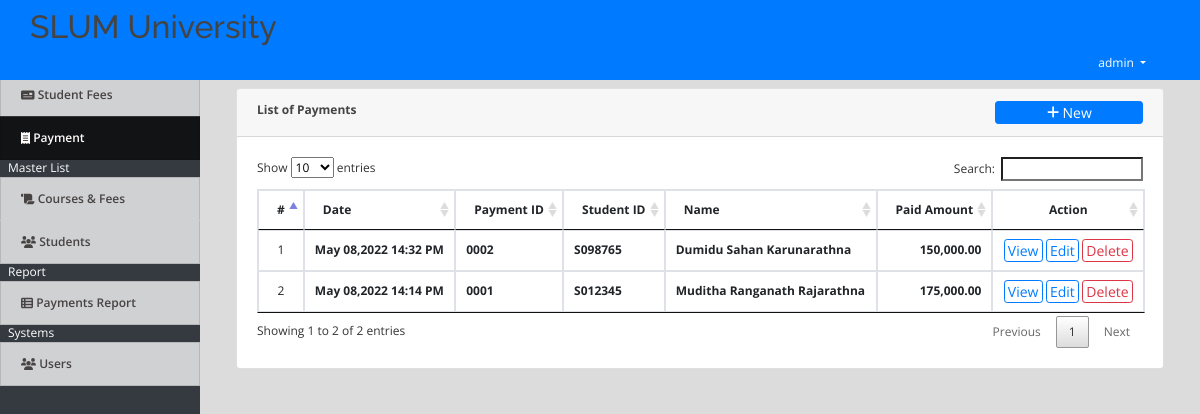
/index.php?page=payments (signed in), run on the app's committed database.
### tables this page shows
CREATE TABLE `payments` (
  `id` int(30) NOT NULL,
  `ef_id` int(30) NOT NULL,
  `amount` float NOT NULL,
  `remarks` text NOT NULL,
  `date_created` datetime NOT NULL DEFAULT current_timestamp() ON UPDATE current_timestamp()
);

CREATE TABLE `student` (
  `id` int(30) NOT NULL,
  `id_no` varchar(100) NOT NULL,
  `name` text NOT NULL,
  `contact` varchar(100) NOT NULL,
  `address` text NOT NULL,
  `email` varchar(200) NOT NULL,
  `date_created` datetime NOT NULL DEFAULT current_timestamp()
);

CREATE TABLE `student_ef_list` (
  `id` int(30) NOT NULL,
  `student_id` int(30) NOT NULL,
  `ef_no` varchar(200) NOT NULL,
  `course_id` int(30) NOT NULL,
  `total_fee` float NOT NULL,
  `date_created` datetime NOT NULL DEFAULT current_timestamp()
);

### payments.php (the view, shortened to what this page needs)
<?php include 'db_connect.php'; ?>
<div class="container-fluid">
	<div class="col-lg-12">
		<div class="row">
			<div class="col-md-12">
				<div class="card">
					<div class="card-header">
						<b>List of Payments </b>
						<span class="float:right"><a class="btn btn-primary btn-block btn-sm col-sm-2 float-right" href="javascript:void(0)" id="new_payment">
					<i class="fa fa-plus"></i> New
				</a></span>
					</div>
					<div class="card-body">
						<table class="table table-condensed table-bordered table-hover">
							<thead>
								<tr>
									<th class="text-center">#</th>
									<th class="">Date</th>
									<th class="">Payment ID</th>
									<th class="">Student ID</th>
									<th class="">Name</th>
									<th class="">Paid Amount</th>
									<th class="text-center">Action</th>
								</tr>
							</thead>
							<tbody>
								<?php
								$i = 1;
								$payments = $conn->query("SELECT p.*,s.name as sname, ef.ef_no,s.id_no FROM payments p inner join student_ef_list ef on ef.id = p.ef_id inner join student s on s.id = ef.student_id order by unix_timestamp(p.date_created) desc ");
								if($payments->num_rows > 0):
								while($row=$payments->fetch_assoc()):
								?>
								<tr>
									<td class="text-center"><?php echo $i++ ?></td>
									<td>
										<p> <b><?php echo date("M d,Y H:i A",strtotime($row['date_created'])) ?></b></p>
									</td>
									<td>
										<p> <b><?php echo $row['id_no'] ?></b></p>
									</td>
									<td>
										<p> <b><?php echo $row['ef_no'] ?></b></p>
									</td>
									<td>
										<p> <b><?php echo ucwords($row['sname']) ?></b></p>
									</td>
									<td class="text-right">
										<p> <b><?php echo number_format($row['amount'],2) ?></b></p>
									</td>
									<td class="text-center">
										<button class="btn btn-sm btn-outline-primary view_payment" type="button" data-id="<?php echo $row['id'] ?>" data-ef_id="<?php echo $row['ef_id'] ?>">View</button>
										<button class="btn btn-sm btn-outline-primary edit_payment" type="button" data-id="<?php echo $row['id'] ?>" >Edit</button>
										<button class="btn btn-sm btn-outline-danger delete_payment" type="button" data-id="<?php echo $row['id'] ?>">Delete</button>
									</td>
								</tr>
								<?php
									endwhile;
									else:
								?>
								<tr>
									<th class="text-center" colspan="7">No data.</th>
								</tr>
								<?php
									endif;
								?>
							</tbody>
						</table>
					</div>
				</div>
			</div>
		</div>
	</div>
</div>

### assets/css/style.css (style rules this page uses)
body { font-family: "Open Sans", sans-serif; color: #444444; width: 100%; height: calc(100%); font-size: 12px; }
a { color: #1977cc; }
.btn-sm { padding: .0001rem .2rem; }

### index.php (style rules this page uses)
body { background: #80808045; }

### payments.php (style rules this page uses)
td { vertical-align: middle !important; }
td p { margin: unset }

### data on the page
payments: date_created "May 08,2022 14:32 PM", student.id_no "0002", student_ef_list.ef_no "S098765", student.name "Dumidu Sahan Karunarathna", amount "150,000.00"
payments: date_created "May 08,2022 14:14 PM", student.id_no "0001", student_ef_list.ef_no "S012345", student.name "Muditha Ranganath Rajarathna", amount "175,000.00"

### other printed values
$_SESSION['login_name'] "admin"
